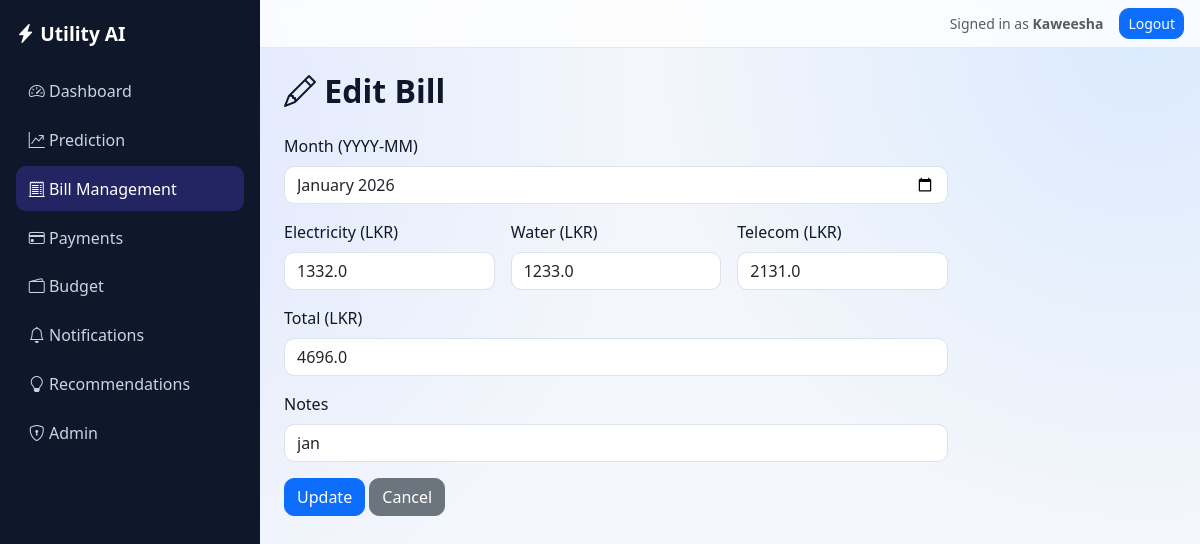
Screenshot of /bills/edit/16 (signed in) with the database file from the repository.
### app/models.py (models this page shows, shortened)
class User(UserMixin, db.Model):
    __tablename__ = "users"
    id = db.Column(db.Integer, primary_key=True)
    username = db.Column(db.String(80), unique=True, nullable=False)
    email = db.Column(db.String(120), unique=True)
    password_hash = db.Column(db.String(255), nullable=False)
    is_admin = db.Column(db.Boolean, default=False)
    created_at = db.Column(db.DateTime, default=datetime.utcnow)
    bills = db.relationship("Bill", backref="user", lazy="dynamic")
    predictions = db.relationship("Prediction", backref="user", lazy="dynamic")
    budget_setting = db.relationship("BudgetSetting", backref="user", uselist=False)
    payments = db.relationship("Payment", backref="user", lazy="dynamic")
    notifications = db.relationship("Notification", backref="user", lazy="dynamic")

class Bill(db.Model):
    __tablename__ = "bills"
    id = db.Column(db.Integer, primary_key=True)
    user_id = db.Column(db.Integer, db.ForeignKey("users.id"), nullable=False)
    month = db.Column(db.String(7), nullable=False)
    electricity_lkr = db.Column(db.Float, default=0)
    water_lkr = db.Column(db.Float, default=0)
    telecom_lkr = db.Column(db.Float, default=0)
    total_lkr = db.Column(db.Float, nullable=False)
    notes = db.Column(db.Text)
    created_at = db.Column(db.DateTime, default=datetime.utcnow)
    payments = db.relationship("Payment", backref="bill", lazy="dynamic")
    __table_args__ = (db.UniqueConstraint("user_id", "month", name="uq_user_month"),)

### app/routes/bills.py (the view, shortened to what this page needs)
@bills_bp.route("/edit/<int:bill_id>", methods=["GET", "POST"])
@login_required
def edit(bill_id):
    bill = Bill.query.filter_by(id=bill_id, user_id=current_user.id).first_or_404()
    return render_template("bills/edit.html", bill=bill)

### app/templates/bills/edit.html (shortened to what this page needs)
{% extends "base.html" %}
{% block content %}
<h2 class="page-title mb-4"><i class="bi bi-pencil"></i> Edit Bill</h2>
<form method="post" class="row g-3 needs-validation" style="max-width: 680px;" novalidate>
    <div class="col-12">
        <label class="form-label">Month (YYYY-MM)</label>
        <input type="month" name="month" class="form-control" value="{{ bill.month }}" required>
    </div>
    <div class="col-md-4">
        <label class="form-label">Electricity (LKR)</label>
        <input type="number" name="electricity" class="form-control bill-input" step="0.01" value="{{ bill.electricity_lkr or 0 }}" min="0">
    </div>
    <div class="col-md-4">
        <label class="form-label">Water (LKR)</label>
        <input type="number" name="water" class="form-control bill-input" step="0.01" value="{{ bill.water_lkr or 0 }}" min="0">
    </div>
    <div class="col-md-4">
        <label class="form-label">Telecom (LKR)</label>
        <input type="number" name="telecom" class="form-control bill-input" step="0.01" value="{{ bill.telecom_lkr or 0 }}" min="0">
    </div>
    <div class="col-12">
        <label class="form-label">Total (LKR)</label>
        <input type="number" name="total" class="form-control" step="0.01" min="0" value="{{ bill.total_lkr }}" id="billTotal">
    </div>
    <div class="col-12">
        <label class="form-label">Notes</label>
        <input type="text" name="notes" class="form-control" value="{{ bill.notes or '' }}">
    </div>
    <div class="col-12">
        <button type="submit" class="btn btn-primary">Update</button>
        <a href="{{ url_for('bills.list_bills') }}" class="btn btn-secondary">Cancel</a>
    </div>
</form>
{% endblock %}

### app/templates/base.html (shortened to what this page needs)
<!DOCTYPE html>
<html lang="en">
<head>
    <link href="https://cdn.jsdelivr.net/npm/bootstrap@5.3.3/dist/css/bootstrap.min.css" rel="stylesheet">
    <link href="https://cdn.jsdelivr.net/npm/bootstrap-icons@1.11.3/font/bootstrap-icons.css" rel="stylesheet">
    <link href="{{ url_for('static', filename='css/app.css') }}" rel="stylesheet">
</head>
<body>
    <div class="app-shell">
        <aside class="sidebar-panel d-flex flex-column">
            <div class="sidebar-brand">
                <i class="bi bi-lightning-charge-fill"></i>
                <span>Utility AI</span>
            </div>
            {% if current_user.is_authenticated %}
            <nav class="nav flex-column gap-1">
                <a class="nav-link {% if request.endpoint == 'main.dashboard' %}active{% endif %}" href="{{ url_for('main.dashboard') }}"><i class="bi bi-speedometer2"></i> Dashboard</a>
                <a class="nav-link {% if request.blueprint == 'predict' %}active{% endif %}" href="{{ url_for('predict.predict_page') }}"><i class="bi bi-graph-up-arrow"></i> Prediction</a>
                <a class="nav-link {% if request.blueprint == 'bills' %}active{% endif %}" href="{{ url_for('bills.list_bills') }}"><i class="bi bi-receipt-cutoff"></i> Bill Management</a>
                <a class="nav-link {% if request.blueprint == 'payments' %}active{% endif %}" href="{{ url_for('payments.history') }}"><i class="bi bi-credit-card"></i> Payments</a>
                <a class="nav-link {% if request.blueprint == 'budget' %}active{% endif %}" href="{{ url_for('budget.settings') }}"><i class="bi bi-wallet2"></i> Budget</a>
                <a class="nav-link {% if request.endpoint == 'main.notifications' %}active{% endif %}" href="{{ url_for('main.notifications') }}"><i class="bi bi-bell"></i> Notifications</a>
                <a class="nav-link {% if request.endpoint == 'main.recommendations' %}active{% endif %}" href="{{ url_for('main.recommendations') }}"><i class="bi bi-lightbulb"></i> Recommendations</a>
                {% if current_user.is_admin %}
                <a class="nav-link {% if request.blueprint == 'admin' %}active{% endif %}" href="{{ url_for('admin.index') }}"><i class="bi bi-shield-lock"></i> Admin</a>
                {% endif %}
            </nav>
            {% endif %}
        </aside>
        <div class="main-panel">
            <nav class="navbar navbar-expand-lg topbar px-3">
                <div class="ms-auto d-flex align-items-center gap-3">
                    {% if current_user.is_authenticated %}
                    <span class="text-muted small">Signed in as <strong>{{ current_user.username }}</strong></span>
                    <a class="btn btn-sm btn-primary" href="{{ url_for('auth.logout') }}">Logout</a>
                    {% endif %}
                </div>
            </nav>
            <main class="p-3 p-lg-4">
                {% block content %}{% endblock %}
            </main>
        </div>
    </div>
</body>
</html>

### app/static/css/app.css (style rules this page uses)
:root { --primary: #4f46e5; --primary-soft: #eef0ff; --text-dark: #0f172a; --text-muted: #64748b; --surface: #ffffff; --bg: #f3f6fb; --border: #e2e8f0; }
body { font-family: "Segoe UI", Tahoma, sans-serif; color: var(--text-dark); background: radial-gradient(circle at 10% 15%, #e0e7ff 0%, rgba(224, 231, 255, 0) 40%), radial-gradient(circle at 95% 5%, #dbeafe 0%, rgba(219, 234, 254, 0) 35%), var(--bg); }
.app-shell { display: flex; min-height: 100vh; }
.sidebar-panel { width: 260px; background: #0f172a; color: #fff; padding: 1.25rem 1rem; }
.sidebar-brand { font-size: 1.2rem; font-weight: 700; margin-bottom: 1.25rem; }
.sidebar-panel .nav-link { color: #cbd5e1; border-radius: 10px; padding: 0.65rem 0.8rem; transition: 0.2s ease; }
.sidebar-panel .nav-link.active, .sidebar-panel .nav-link:hover { background: rgba(79, 70, 229, 0.3); color: #fff; }
.main-panel { flex: 1; }
.topbar { background: rgba(255, 255, 255, 0.8); border-bottom: 1px solid var(--border); backdrop-filter: blur(8px); }
.page-title { font-weight: 700; }
.form-control, .form-select { border-radius: 10px; border-color: #dbe3ef; }
.btn { border-radius: 10px; }

### rows the page displays
User: username "Kaweesha"
Bill: month "2026-01", electricity "1332.0", water "1233.0", telecom "2131.0", total "4696.0", notes "jan"
